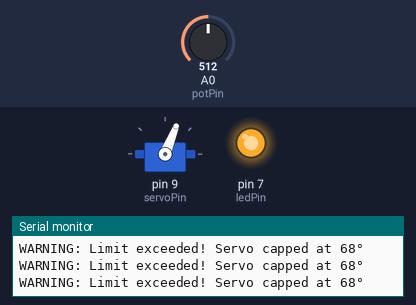
A sketch run on a simulated Arduino Uno, built with avr-gcc and run on an emulated ATmega328P. Parts: servo, output pins drawn as LEDs (lit = HIGH), the last lines printed to the serial monitor. The test bench sets the inputs (shaded band); at power-on: A0 (potPin) = 512.

Above: at 1.2 s.
1.3 s: A0 (potPin) set to 410
2.8 s: A0 (potPin) set to 381
At 4.0 s:
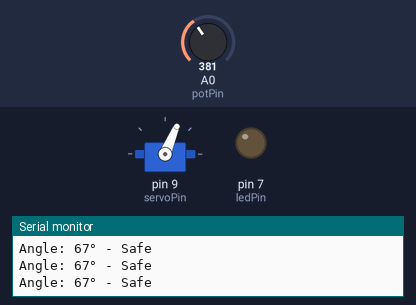
4.3 s: A0 (potPin) set to 306
At 5.5 s:
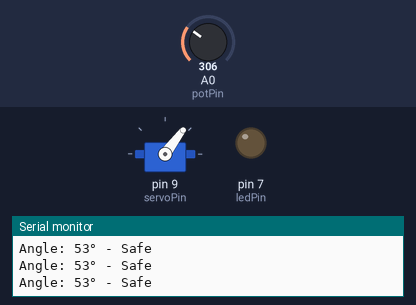
5.8 s: A0 (potPin) set to 122
At 7.0 s:
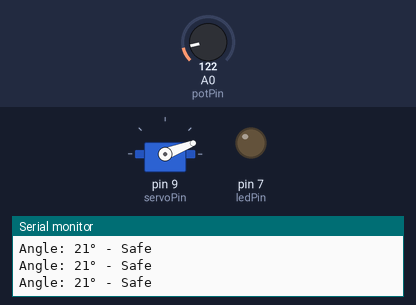
7.3 s: A0 (potPin) set to 58
At 8.6 s:
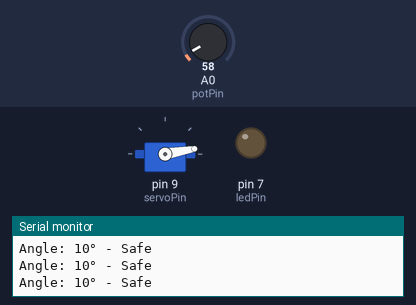
Timing chart, 0 to 9.8 s (numbered marks = the images above; inputs shaded):
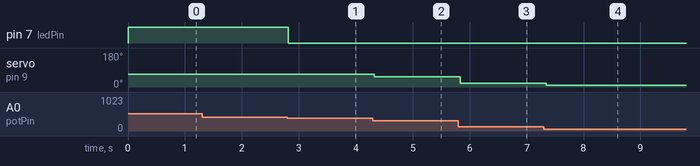

Measured:
- the behaviour switches between 393 and 392 on A0 (potPin) (found by bisection; images 0 and 1)
- after the input at 2.8 s, pin 7 (ledPin): HIGH → LOW at once; servo on pin 9 (servoPin): 68° → 67° at once
- after the input at 4.3 s, servo on pin 9 (servoPin): 67° → 53° at once
- after the input at 5.8 s, servo on pin 9 (servoPin): 53° → 21° at once
- after the input at 7.3 s, servo on pin 9 (servoPin): 21° → 10° at once

The sketch:

ard.ino
```cpp
#include <Servo.h>

Servo myServo;

const int potPin = A0;    // Potentiometer connected to analog pin A0
const int servoPin = 9;   // Servo connected to digital pin 9
const int ledPin = 7;     // LED connected to digital pin 7

const int maxAngle = 68;  // Maximum allowed servo angle

void setup() {
  myServo.attach(servoPin);
  pinMode(ledPin, OUTPUT);
  Serial.begin(9600);
}

void loop() {
  // Read potentiometer value (0 - 1023)
  int potValue = analogRead(potPin);

  // Map potentiometer value to angle (0 - 180)
  int requestedAngle = map(potValue, 0, 1023, 0, 180);

  if (requestedAngle > maxAngle) {
    // Limit servo to 68 degrees and turn LED ON
    myServo.write(maxAngle);
    digitalWrite(ledPin, HIGH);
    Serial.println("WARNING: Limit exceeded! Servo capped at 68°");
  } else {
    // Move servo to requested angle and turn LED OFF
    myServo.write(requestedAngle);
    digitalWrite(ledPin, LOW);
    Serial.println("Angle: " + String(requestedAngle) + "° - Safe");
  }

  delay(100);
}
```
